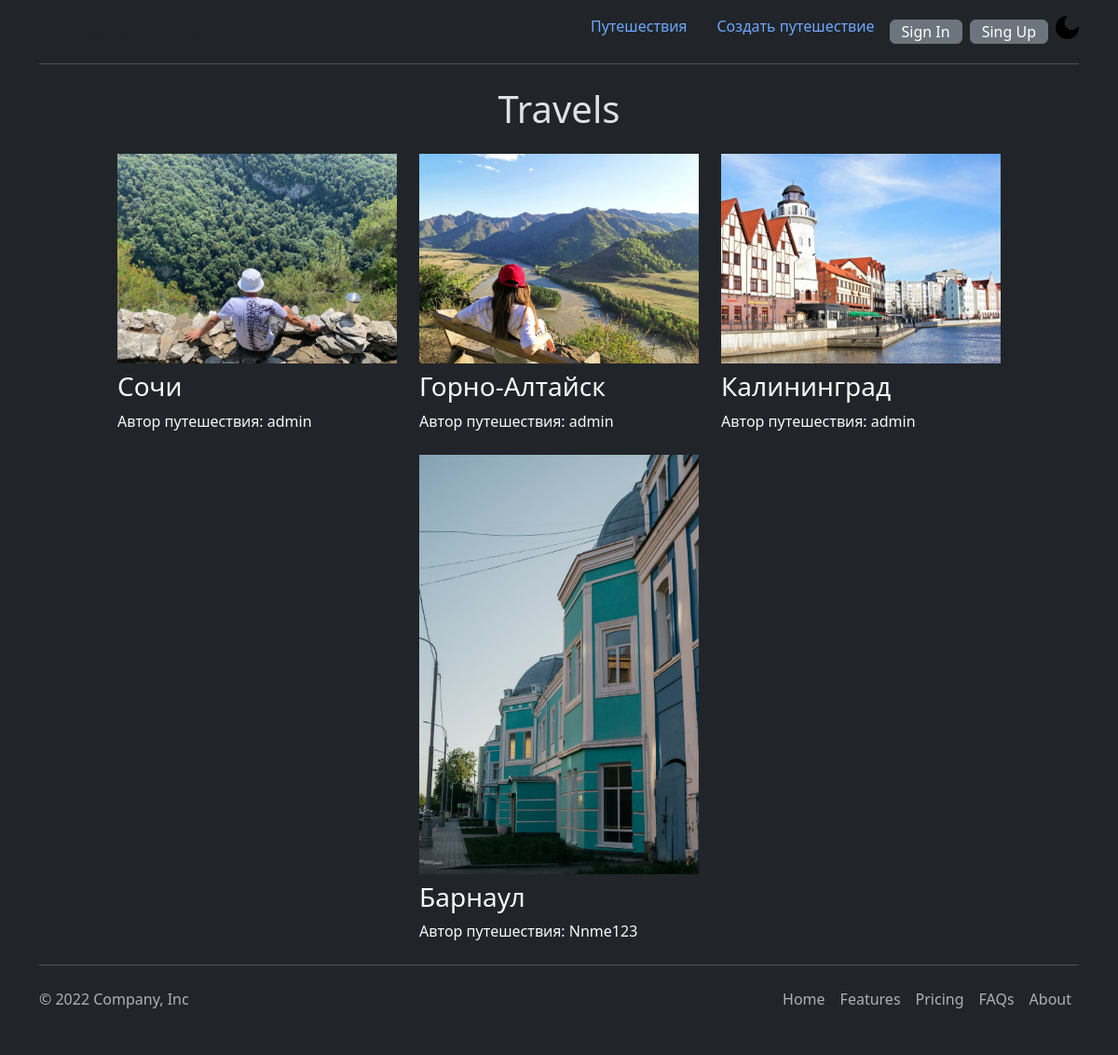
Page /travel_list on the committed database.
### travels/models.py (models this page shows)
class Travel(models.Model):
    title = models.CharField(max_length=355)
    description = models.TextField()
    price = models.PositiveIntegerField()
    photo = models.ImageField(
        upload_to="travels/images/travel/photos/", null=True)
    popular_place = models.TextField()
    author = models.ForeignKey(
        User, on_delete=models.SET_NULL,
        null=True, related_name='travels', blank=True)

### Core/models.py (models this page shows)
class User(AbstractUser):
    avatar = models.ImageField(
        upload_to='avatars/',
        null=True, blank=True
    )

### travels/views.py (the view)
# urls.py: path('travel_list', travel_list, name='travel_list'),
def travel_list(request):
    travels = Travel.objects.all()
    return render(request, 'travels/travel_list.html', {'travels': travels})

### travels/templates/travels/travel_list.html (shortened to what this page needs)
{% extends 'Core/base.html' %}
{% block content %}
    <h1 class="text-center mb-4">Travels</h1>
    <div class="frc flex-wrap gap-4 mw-1000px mx-auto">
        {% for travel in travels %}
            <a href="{% url 'travel_detail' travel_id=travel.id %}"
            class="movie_card text-decoration-none text-light fc mw-300px w-100 hover-scale-2">
            <img src="{{ travel.photo.url }}" alt="">
            <h3 class="mt-2">{{ travel.title }}</h3>
            <span class="me-md-auto d-inline">Автор путешествия: {{ travel.author }}</span>
            </a>
        {% endfor %}
    </div>
{% endblock %}

### Core/templates/Core/base.html (shortened to what this page needs)
<!DOCTYPE html>
<html lang="en">
    {% load static %}
<head>
    <link rel="stylesheet" href="{% static 'Core/css/bootstrap.min.css' %}">
    <link type="text/css" rel="stylesheet"
      href="{% static 'Core/css/wide-classes.css' %}"/>
</head>
<body>
    {% include 'Core/includes/header.html' %}
    <main>
        {% block content %}{% endblock %}
    </main>
    {% include 'Core/includes/footer.html' %}
</body>
</html>

### Core/templates/Core/includes/header.html
{% load static %}
<div class="container">
    <header class="d-flex flex-wrap justify-content-center py-3 mb-4 border-bottom">
      <a href="/" class="d-flex align-items-center mb-3 mb-md-0 me-md-auto text-dark text-decoration-none">
        <svg class="bi me-2" width="40" height="32"><use xlink:href="#bootstrap"></use></svg>
        <span class="fs-4">Simple header</span>
      </a>
      <ul class="nav nav-pills">
        <li class="nav-item mt-3 mt-md-0">
            <a class="nav-link py-0"
               href="{% url 'travel_list' %}">
                Путешествия
            </a>
        </li>
        <li class="nav-item mt-3 mt-md-0">
            <a class="nav-link py-0"
               href="{% url 'travel_create' %}">
                Создать путешествие
            </a>
        </li>
      <li class="d-flex justify-content-center gap-2">
          {% if request.user.is_authenticated %}
              <div class="nav-item">
                  <a class="py-0"
                     href="{% url 'profile' %}">
                      <img width="25" height="25"
                           style="filter: invert(0.5)"
                           src="{% static 'Core/img/user.png' %}" alt="profile">
                  </a>
              </div>
              <div class="nav-item my-auto">
                  <a class="py-0"
                     href="{% url 'signout' %}">
                      <img width="25" height="25"
                           style="filter: invert(0.5)"
                           src="{% static 'Core/img/signout.png' %}" alt="signout">
                  </a>
              </div>
          {% else %}
              <div class="nav-item my-auto">
                  <a class="btn btn-secondary py-0"
                     href="{% url 'signin' %}">
                      Sign In
                  </a>
              </div>
              <div class="nav-item my-auto">
                  <a class="btn btn-secondary py-0"
                     href="{% url 'signup' %}">
                      Sing Up
                  </a>
              </div>
          {% endif %}
          <div class="nav-item">
              <img width="25" height="25"
                   id="btn-change-theme"
                   src="{% static 'Core/img/moon.png' %}" alt="theme">
          </div>
      </li>
      </ul>
    </header>
  </div>

### Core/templates/Core/includes/footer.html
<div class="container">
    <footer class="d-flex flex-wrap justify-content-between align-items-center py-3 my-4 border-top">
      <p class="col-md-4 mb-0 text-muted">© 2022 Company, Inc</p>
      <a href="/" class="col-md-4 d-flex align-items-center justify-content-center mb-3 mb-md-0 me-md-auto link-dark text-decoration-none">
        <svg class="bi me-2" width="40" height="32"><use xlink:href="#bootstrap"></use></svg>
      </a>
      <ul class="nav col-md-4 justify-content-end">
        <li class="nav-item"><a href="#" class="nav-link px-2 text-muted">Home</a></li>
        <li class="nav-item"><a href="#" class="nav-link px-2 text-muted">Features</a></li>
        <li class="nav-item"><a href="#" class="nav-link px-2 text-muted">Pricing</a></li>
        <li class="nav-item"><a href="#" class="nav-link px-2 text-muted">FAQs</a></li>
        <li class="nav-item"><a href="#" class="nav-link px-2 text-muted">About</a></li>
      </ul>
    </footer>
  </div>

### Core/static/Core/css/wide-classes.css (style rules this page uses)
.text-center { text-align:center }
.fc { display:flex;flex-direction:column }
.frc { display:flex;flex-direction:row;justify-content:center }
.hover-scale-2 { transition:transform 300ms ease }
.w-100 { width:100% }
.mw-300px { max-width:300px !important }
.mw-1000px { max-width:1000px !important }
ul,p { margin:0;padding:0;list-style:none }

### rows in the picture
Travel: photo (picture), title "Сочи", author "admin"
Travel: photo (picture), title "Горно-Алтайск", author "admin"
Travel: photo (picture), title "Калининград", author "admin"
Travel: photo (picture), title "Барнаул", author "Nnme123"
